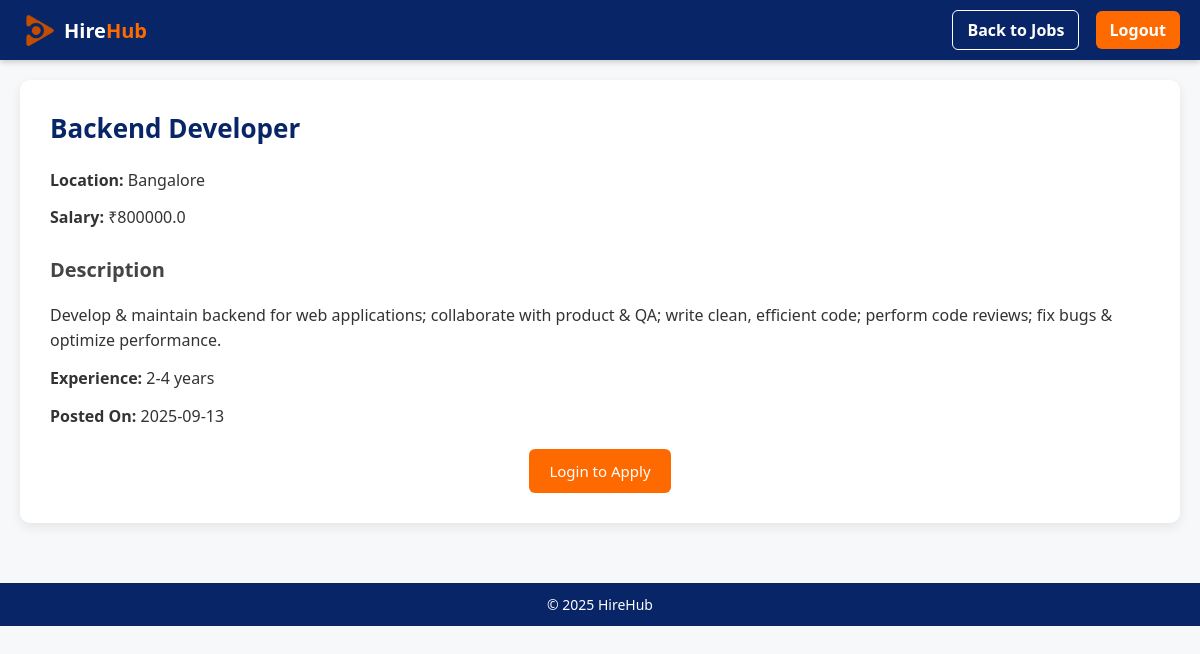
The page /job/2 on the database its author committed.
### tables this page shows
CREATE TABLE jobs(
        id INTEGER PRIMARY KEY AUTOINCREMENT, 
        company TEXT,
        title TEXT, 
        description TEXT, 
        salary REAL,
        location TEXT,
        experience TEXT,
        status TEXT DEFAULT 'open',
        posted_on TEXT DEFAULT CURRENT_TIMESTAMP
    );

### app.py (the view)
@app.route("/job/<int:job_id>")
def job_details(job_id):
    applied = False
    with get_db() as conn:
        cur = conn.cursor()
        cur.execute("SELECT id, company, title, description, salary, location,experience, posted_on FROM jobs WHERE id=?", (job_id,))
        r = cur.fetchone()
        if not r:
            return "Job not found", 404
        job = {
            "id": r[0],
            "company": r[1],
            "title": r[2],
            "description": r[3],
            "salary": r[4],
            "location": r[5],
            "experience": r[6],
            "posted_on": r[7],
        }
        if session.get("user_id"):
            cur.execute("SELECT 1 FROM applications WHERE user_id=? AND job_id=?",
                        (session["user_id"], job_id))
            if cur.fetchone():
                applied = True
    return render_template("job_details.html", job=job, applied=applied)

### db.py (called while the page is built)
@contextmanager
def get_db():
    conn = sqlite3.connect(DB_NAME)
    try:
        yield conn
        conn.commit()
    finally:
        conn.close()

### templates/job_details.html (shortened to what this page needs)
<!doctype html>
<html lang="en">
<head>
  <link rel="stylesheet" href="{{ url_for('static', filename='css/jobs.css') }}">
</head>
<body >
  <nav class="nav">
    <div class="container nav-flex">
      <a class="brand" href="{{ url_for('home_page') }}">
        <img src="{{ url_for('static', filename='logo.png') }}" alt="Logo" class="logo">
        <span class="brand-name">Hire<span class="highlight">Hub</span></span>
      </a>
      <div class="nav-links">
        <a href="{{ url_for('jobs_page') }}" class="btn-outline">Back to Jobs</a>
        <a href="{{ url_for('logout') }}" class="btn">Logout</a>
      </div>
    </div>
  </nav>
  <main class="container">
    <div class="job-detail-card">
      <h2>{{ job.title }}</h2>
      <p><strong>Location:</strong> {{ job.location }}</p>
      <p><strong>Salary:</strong> ₹{{ job.salary }}</p>
      <h3>Description</h3>
      <p>{{ job.description }}</p>
      <p><strong>Experience:</strong> {{ job.experience }}</p>
      <p><strong>Posted On:</strong> {{ job.posted_on }}</p>
      {% if session.get('user_id') %}
        {% if applied %}
          <button class="btn-apply-applied" disabled>Already Applied</button>
        {% else %}
          <a href="{{ url_for('apply_job', job_id=job.id) }}" class="btn-orange">Apply Now</a>
        {% endif %}
      {% else %}
        <a href="{{ url_for('home_page') }}#login" class="btn-orange">
           Login to Apply
        </a>
      {% endif %}
    </div>
  </main>
  <footer class="footer">© 2025 HireHub</footer>
</body>
</html>

### static/css/jobs.css (style rules this page uses)
body { margin: 0; font-family: "Segoe UI", Arial, sans-serif; background: #f7f8fa; color: #333; }
.container { max-width: 1200px; margin: auto; padding: 20px; }
.nav { background: #082567; color: white; padding: 12px 0; box-shadow: 0 2px 6px rgba(0,0,0,0.2); }
.nav-flex { display: flex; justify-content: space-between; align-items: center; max-width: 1200px; margin: auto; padding: 0 20px; }
.brand { display: flex; align-items: center; font-size: 20px; font-weight: bold; color: white; text-decoration: none; }
.brand .logo { height: 36px; margin-right: 8px; }
.highlight { color: #ff6a00; }
.nav-links a { margin-left: 12px; padding: 8px 14px; border-radius: 6px; font-weight: bold; text-decoration: none; }
.nav-links .btn { background: #ff6a00; color: white; }
.nav-links .btn-outline { border: 1px solid white; color: white; }
.footer { background: #082567; color: white; text-align: center; padding: 12px; margin-top: 40px; font-size: 14px; }
.job-detail-card { max-width:1200px; margin: auto; padding: 30px; background: #fff; border-radius: 10px; box-shadow: 0 4px 12px rgba(0,0,0,0.08); }
.job-detail-card h2 { margin-top: 0; font-size: 26px; color: #082567; }
.job-detail-card p { margin: 12px 0; font-size: 16px; line-height: 1.6; }
.job-detail-card h3 { margin-top: 25px; font-size: 20px; color: #444; }
.btn-orange { display: block; width: fit-content; margin: 25px auto 0; padding: 12px 20px; margin-top: 20px; background: #ff6a00; color: white; text-decoration: none; border-radius: 6px; font-weight: 500; font-size: 15px; border: none; cursor: pointer; text-align: center; }

### rows shown on the page
jobs: title "Backend Developer", location "Bangalore", salary "800000.0", description "Develop & maintain backend for web applications; collaborate with product & QA; write clean, efficient code; perform code reviews; fix bugs & optimize performance.", experience "2-4 years", posted_on "2025-09-13"
